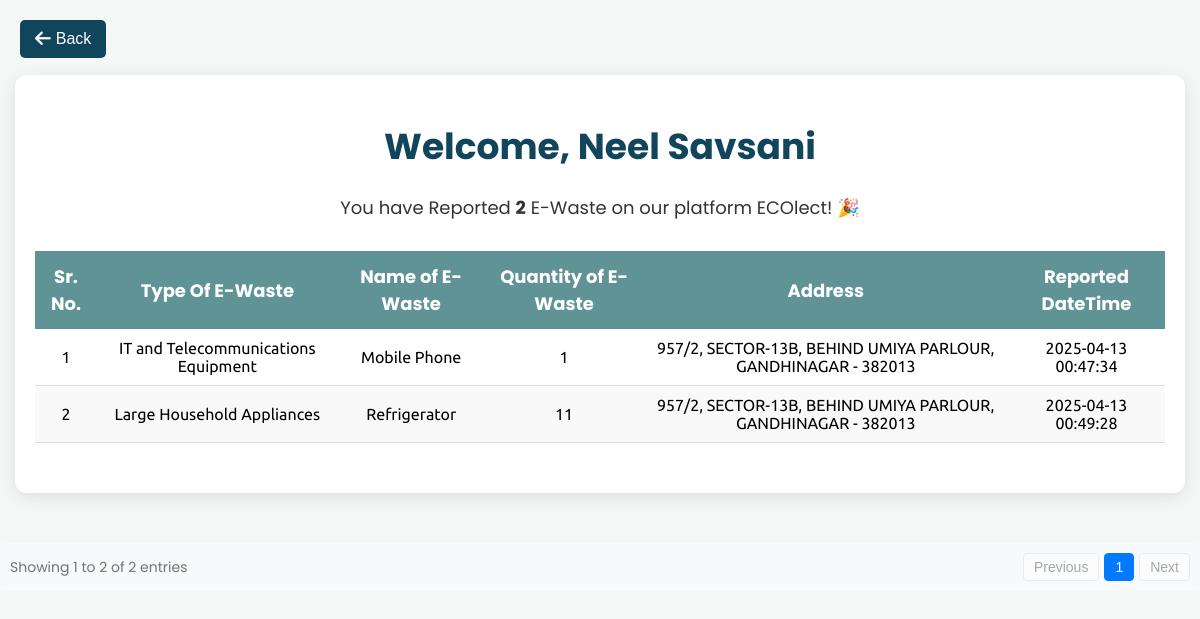
Before: /reported.php?email=neelsavsani7@gmail.com with the older database file.
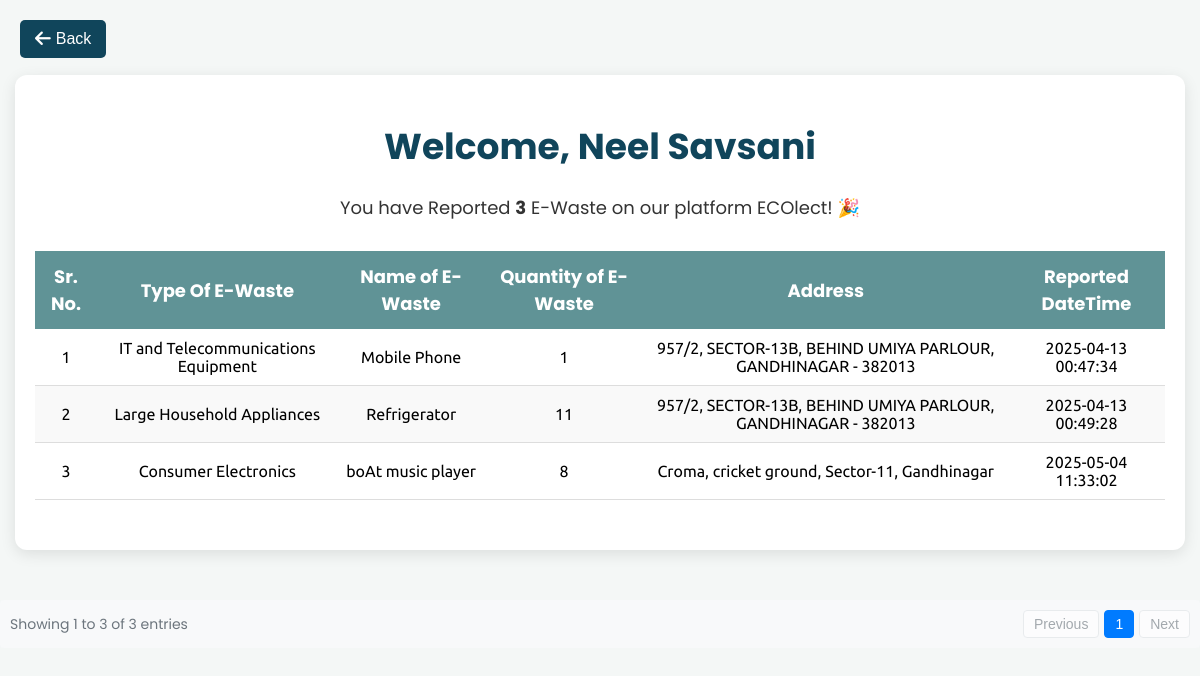
After: the same page with the newer database file.
### tables this page shows
CREATE TABLE `ewaste` (
  `Sr.No` int(10) NOT NULL,
  `Fullname` varchar(30) NOT NULL,
  `Type` varchar(100) NOT NULL,
  `EName` varchar(30) NOT NULL,
  `Quantity` int(10) NOT NULL,
  `Latitude` float NOT NULL,
  `Longitude` float NOT NULL,
  `Address` longtext NOT NULL,
  `Datetime` datetime NOT NULL DEFAULT current_timestamp()
);

### dbconnect.php (called while the page is built, shortened)
<?php
$table ="login_credentials";
?>

### reported.php (the view, shortened to what this page needs)
<?php
include 'dbconnect.php';
if (isset($_GET['email'])) {
    $user_email = $_GET['email'];
} elseif (isset($_SESSION['user_email'])) {
    $user_email = $_SESSION['user_email'];
} else {
    header("Location: login.php");
    exit();
}
$ewaste = "ewaste";
$fullname = '';
$sql = "SELECT * FROM `$table` WHERE EMAIL = '$user_email'";
$result = mysqli_query($conn, $sql);
if ($result && mysqli_num_rows($result) > 0) {
    $row = mysqli_fetch_assoc($result);
    $fullname = $row['Fullname'];
} else {
    echo "error";
    exit;
}
$sql = "SELECT * FROM `$ewaste` WHERE FULLNAME = '$fullname'";
$result = mysqli_query($conn, $sql);
$nor = mysqli_num_rows($result)+1;
?>
<!DOCTYPE html>
<html lang="en">
<head>
    <link rel="stylesheet" href="admin/admin_css/pagination.css">
    <link rel="stylesheet" href="css/reported.css">
</head>
<body>
    <button class="back-button" onclick="window.location.href='home.php?email<?php echo $user_email;?>';">
        <i class="fa-solid fa-arrow-left"></i> Back
    </button>
    <div class="container">
        <h1>Welcome, <?php echo $fullname; ?></h1>
        <p>You have Reported <strong><?php echo $nor-1;?></strong> E-Waste on our platform ECOlect! &#127881;</p>
        <?php if ($nor > 0): ?>
            <div class="table-wrapper">
                <table id="data-table">
                    <thead>
                    <tr>
                        <th>Sr. No.</th>
                        <th>Type Of E-Waste</th>
                        <th>Name of E-Waste</th>
                        <th>Quantity of E-Waste</th>
                        <th>Address</th>
                        <th>Reported DateTime</th>
                    </tr>
                    </thead>
                    <tbody>
                    <?php $counter = 1; ?>
                    <?php while($row = mysqli_fetch_assoc($result)): ?>
                        <tr>
                            <td><?php echo $counter++; ?></td>
                            <td><?php echo $row['Type']; ?></td>
                            <td><?php echo $row['EName']; ?></td>
                            <td><?php echo $row['Quantity']; ?></td>
                            <td><?php echo $row['Address']; ?></td>
                            <td><?php echo $row['Datetime']; ?></td>
                        </tr>
                    <?php endwhile; ?>
                    </tbody>
                </table>
            </div>
        <?php endif; ?>
    </div>
    <div class="table-pagination">
        <div class="pagination-info" id="pagination-info">Loading...</div>
        <div class="pagination-controls">
            <button class="pagination-button" id="prev-button">Previous</button>
            <div id="page-numbers"></div>
            <button class="pagination-button" id="next-button">Next</button>
        </div>
    </div>
</body>
</html>

Changed rows visible on the page:
added ewaste: Type "Consumer Electronics", EName "boAt music player", Quantity "8", Address "Croma, cricket ground, Sector-11, Gandhinagar", Datetime "2025-05-04 11:33:02"
Other visible differences:
$nor-1: "2" → "3"
text written by a page script: "Showing 1 to 2 of 2 entries" → "Showing 1 to 3 of 3 entries"
